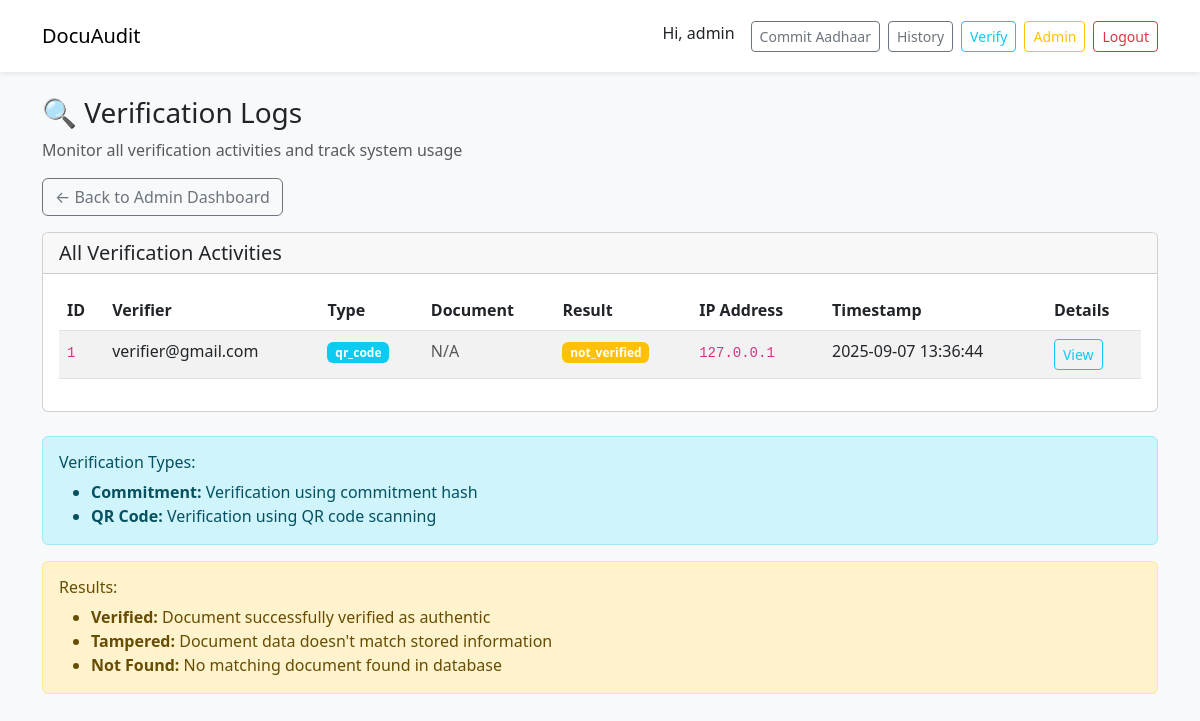
/admin/verification-logs (signed in), run on the app's committed database.
### app.py (models this page shows)
class User(UserMixin, db.Model):
    __tablename__ = "users"
    id = db.Column(db.Integer, primary_key=True)
    email = db.Column(db.String(255), unique=True, nullable=False)
    password_hash = db.Column(db.String(255), nullable=False)
    name = db.Column(db.String(255))
    role = db.Column(db.String(32), default="prover")  # prover, verifier, admin
    eth_address = db.Column(db.String(255), nullable=True)
    status = db.Column(db.String(32), default="active")  # active, pending, blocked, suspended
    is_approved = db.Column(db.Boolean, default=False)  # admin approval required
    last_login = db.Column(db.DateTime, nullable=True)
    created_at = db.Column(db.DateTime, default=datetime.utcnow)

class VerificationLog(db.Model):
    __tablename__ = "verification_logs"
    id = db.Column(db.Integer, primary_key=True)
    verifier_id = db.Column(db.Integer, db.ForeignKey("users.id"), nullable=False)
    document_id = db.Column(db.Integer, db.ForeignKey("documents.id"), nullable=True)
    verification_type = db.Column(db.String(32), nullable=False)  # commitment, qr_code
    verification_data = db.Column(db.Text, nullable=True)  # commitment hash or QR data
    result = db.Column(db.String(32), nullable=False)  # verified, tampered, not_found
    ip_address = db.Column(db.String(45), nullable=True)
    user_agent = db.Column(db.Text, nullable=True)
    created_at = db.Column(db.DateTime, default=datetime.utcnow)
    verifier = db.relationship("User", backref="verification_logs")
    document = db.relationship("Document", backref="verification_logs")

### app.py (the view)
@app.route("/admin/verification-logs")
@login_required
def admin_verification_logs():
    if current_user.role != "admin":
        flash("Access denied. Admin role required.", "danger")
        return redirect(url_for("dashboard"))
    logs = db.session.query(VerificationLog, User, Document)\
        .join(User, VerificationLog.verifier_id == User.id)\
        .outerjoin(Document, VerificationLog.document_id == Document.id)\
        .order_by(VerificationLog.created_at.desc()).all()
    return render_template("admin_verification_logs.html", logs=logs)

### app.py (called while the page is built)
@login_manager.user_loader
def load_user(user_id):
    return User.query.get(int(user_id))

### templates/admin_verification_logs.html (shortened to what this page needs)
{% extends "base.html" %}
{% block body %}
<h3>🔍 Verification Logs</h3>
<p class="text-muted">Monitor all verification activities and track system usage</p>
<div class="mb-3">
  <a href="{{ url_for('admin_dashboard') }}" class="btn btn-outline-secondary">← Back to Admin Dashboard</a>
</div>
<div class="card">
  <div class="card-header">
    <h5 class="mb-0">All Verification Activities</h5>
  </div>
  <div class="card-body">
    <div class="table-responsive">
      <table class="table table-striped">
        <thead>
          <tr>
            <th>ID</th>
            <th>Verifier</th>
            <th>Type</th>
            <th>Document</th>
            <th>Result</th>
            <th>IP Address</th>
            <th>Timestamp</th>
            <th>Details</th>
          </tr>
        </thead>
        <tbody>
          {% for log, verifier, doc in logs %}
            <tr>
              <td><code>{{ log.id }}</code></td>
              <td>{{ verifier.email }}</td>
              <td>
                <span class="badge bg-{{ 'primary' if log.verification_type == 'commitment' else 'info' }}">
                  {{ log.verification_type }}
                </span>
              </td>
              <td>
                {% if doc %}
                  <a href="#" title="{{ doc.filename }}">{{ doc.filename[:20] }}{{ '...' if doc.filename|length > 20 else '' }}</a>
                {% else %}
                  <span class="text-muted">N/A</span>
                {% endif %}
              </td>
              <td>
                <span class="badge bg-{{ 'success' if log.result == 'verified' else 'danger' if log.result == 'tampered' else 'warning' }}">
                  {{ log.result }}
                </span>
              </td>
              <td><code>{{ log.ip_address or 'N/A' }}</code></td>
              <td>{{ log.created_at.strftime('%Y-%m-%d %H:%M:%S') }}</td>
              <td>
                <button class="btn btn-sm btn-outline-info"
                        onclick="showDetails('{{ log.id }}', '{{ log.verification_data[:100] }}{{ '...' if log.verification_data|length > 100 else '' }}', '{{ log.user_agent or 'N/A' }}')">
                  View
                </button>
              </td>
            </tr>
          {% else %}
            <tr><td colspan="8" class="text-center">No verification logs found</td></tr>
          {% endfor %}
        </tbody>
      </table>
    </div>
  </div>
</div>
<div class="mt-4">
  <div class="alert alert-info">
    <h6>Verification Types:</h6>
    <ul class="mb-0">
      <li><strong>Commitment:</strong> Verification using commitment hash</li>
      <li><strong>QR Code:</strong> Verification using QR code scanning</li>
    </ul>
  </div>
  <div class="alert alert-warning">
    <h6>Results:</h6>
    <ul class="mb-0">
      <li><strong>Verified:</strong> Document successfully verified as authentic</li>
      <li><strong>Tampered:</strong> Document data doesn't match stored information</li>
      <li><strong>Not Found:</strong> No matching document found in database</li>
    </ul>
  </div>
</div>
{% endblock %}

### templates/base.html (shortened to what this page needs)
<!doctype html>
<html>
<head>
  <link href="https://cdn.jsdelivr.net/npm/bootstrap@5.3.0/dist/css/bootstrap.min.css" rel="stylesheet">
</head>
<body class="bg-light">
<nav class="navbar navbar-expand-lg navbar-light bg-white p-3 shadow-sm">
  <div class="container">
    <a class="navbar-brand" href="{{ url_for('dashboard') }}">DocuAudit</a>
    <div class="d-flex gap-2">
      {% if current_user.is_authenticated %}
        <span class="me-2">Hi, {{ current_user.name or current_user.email }}</span>
        {% if current_user.role in ['prover', 'admin'] %}
          <a class="btn btn-outline-secondary btn-sm" href="{{ url_for('aadhaar_upload') }}">Commit Aadhaar</a>
          <a class="btn btn-outline-secondary btn-sm" href="{{ url_for('aadhaar_history') }}">History</a>
        {% endif %}
        {% if current_user.role in ['verifier', 'admin'] %}
          <a class="btn btn-outline-info btn-sm" href="{{ url_for('verifier_dashboard') }}">Verify</a>
        {% endif %}
        {% if current_user.role == 'admin' %}
          <a class="btn btn-outline-warning btn-sm" href="{{ url_for('admin_dashboard') }}">Admin</a>
        {% endif %}
        <a class="btn btn-outline-danger btn-sm" href="{{ url_for('logout') }}">Logout</a>
      {% else %}
        <a class="btn btn-outline-primary btn-sm" href="{{ url_for('register') }}">Register</a>
        <a class="btn btn-primary btn-sm" href="{{ url_for('login') }}">Login</a>
      {% endif %}
    </div>
  </div>
</nav>
<div class="container mt-4">
  {% block body %}{% endblock %}
</div>
</body>
</html>

### data on the page
User: name "admin"
VerificationLog: id "1", email "verifier@gmail.com", verification_type "qr_code", result "not_verified", ip_address "127.0.0.1", created_at "2025-09-07 13:36:44"
